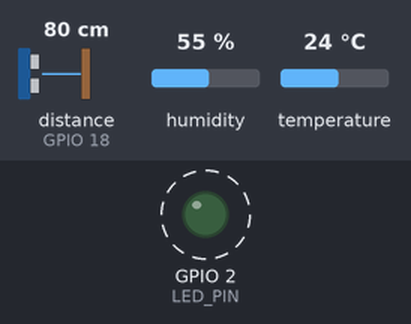
The sketch below on a simulated ESP32. Shown: output pins drawn as LEDs (lit = HIGH). Wiring (from diagram.json): ultrasonic range finder: trigger GPIO 5; echo GPIO 18. Dashed ring = blinking. The inputs (shaded band) are chosen by the test bench; at power-on: distance to the obstacle (sensor on GPIO 18) 80 cm, humidity 55 %, temperature 24 °C. The echo pulse lasts 58.3 µs per cm; WiFi joins after 1.5 s; servers stay silent unless stated; the local clock reads 2024-03-15 10:24:30 at power-on unless the sketch sets it; no MQTT or app messages arrive unless stated; pins used as bus, display or sensor lines are not drawn; what the sketch prints to the serial monitor is not drawn.

Above: at 1.7 s.
Timing chart, 0 to 6.1 s (numbered marks = the images above):
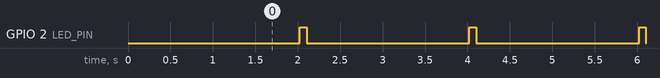

The sketch:

sketch.ino
```cpp
#include <WiFi.h>
#include <PubSubClient.h>
#include <DHTesp.h>
#include <sys/time.h>

const char* WIFI_SSID = "Wokwi-GUEST";
const char* WIFI_PASSWORD = "";
const char* MQTT_SERVER = "broker.hivemq.com";
const int   MQTT_PORT = 1883;
const char* SITE = "B23DCCN608";
const char* DEVICE_ID = "esp32-01";
const int DHT_PIN = 15, TRIG_PIN = 5, ECHO_PIN = 18, LED_PIN = 2;
const unsigned long SEND_INTERVAL_MS = 2000;   // 2 giây/lần

WiFiClient wifiClient;
PubSubClient mqttClient(wifiClient);
DHTesp dht;
unsigned long lastSend = 0, sequenceNo = 0;
String topic;

int64_t nowMs() {
  struct timeval tv; gettimeofday(&tv, NULL);
  return (int64_t)tv.tv_sec * 1000LL + tv.tv_usec / 1000;
}

void connectWiFi() {
  WiFi.begin(WIFI_SSID, WIFI_PASSWORD, 6);
  Serial.print("Connecting WiFi");
  while (WiFi.status() != WL_CONNECTED) { delay(500); Serial.print("."); }
  Serial.println(" connected");
}

void connectMQTT() {
  while (!mqttClient.connected()) {
    String clientId = "ESP32-" + String(SITE) + "-" + String((uint32_t)ESP.getEfuseMac(), HEX);
    Serial.print("Connecting MQTT...");
    if (mqttClient.connect(clientId.c_str())) Serial.println(" connected");
    else { Serial.printf(" failed, rc=%d. Retry in 2 s\n", mqttClient.state()); delay(2000); }
  }
}

float readDistanceCm() {
  digitalWrite(TRIG_PIN, LOW);  delayMicroseconds(2);
  digitalWrite(TRIG_PIN, HIGH); delayMicroseconds(10);
  digitalWrite(TRIG_PIN, LOW);
  unsigned long duration = pulseIn(ECHO_PIN, HIGH, 30000);
  if (duration == 0) return NAN;
  return duration * 0.0343f / 2.0f;
}

void setup() {
  Serial.begin(115200);
  pinMode(TRIG_PIN, OUTPUT); pinMode(ECHO_PIN, INPUT); pinMode(LED_PIN, OUTPUT);
  dht.setup(DHT_PIN, DHTesp::DHT22);
  connectWiFi();
  configTime(0, 0, "pool.ntp.org");                 // đồng bộ giờ qua NTP
  while (time(nullptr) < 1700000000) { delay(200); } // đợi có giờ thật
  topic = "iot/" + String(SITE) + "/" + DEVICE_ID + "/telemetry";
  mqttClient.setServer(MQTT_SERVER, MQTT_PORT);
  mqttClient.setBufferSize(384);
}

void loop() {
  if (WiFi.status() != WL_CONNECTED) connectWiFi();
  if (!mqttClient.connected()) connectMQTT();
  mqttClient.loop();

  unsigned long now = millis();
  if (now - lastSend < SEND_INTERVAL_MS) return;
  lastSend = now;

  TempAndHumidity data = dht.getTempAndHumidity();
  float distance = readDistanceCm();
  if (!isfinite(data.temperature) || !isfinite(data.humidity) || !isfinite(distance)) {
    Serial.println("Invalid sensor data - skip publish");
    return;
  }
  sequenceNo++;
  char payload[384];
  snprintf(payload, sizeof(payload),
    "{\"device_id\":\"%s\",\"seq\":%lu,\"ts\":%lld,"
    "\"temperature\":%.2f,\"humidity\":%.2f,\"distance_cm\":%.2f,"
    "\"rssi\":%d,\"uptime_s\":%lu}",
    DEVICE_ID, sequenceNo, (long long)nowMs(),
    data.temperature, data.humidity, distance, WiFi.RSSI(), millis() / 1000);
  bool ok = mqttClient.publish(topic.c_str(), payload);
  Serial.printf("%s | publish=%s\n", payload, ok ? "OK" : "FAILED");
  digitalWrite(LED_PIN, HIGH); delay(80); digitalWrite(LED_PIN, LOW);
}
```

Measured:
- by itself, GPIO 2 (LED_PIN): alternates HIGH for 0.08 s and LOW for 1.9 s
